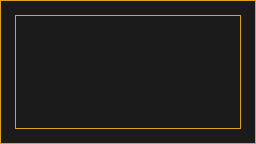

A 2D game scene composited from a Tiled map and its tileset images. What follows is a short description and the map's XML, with each tile layer's data collapsed to a summary:
An orthogonal 16x9 tile map with 16x16 px tiles, 2 tile layers (Background, Walls), 2 tilesets and 4 objects.

<map version="1.0" orientation="orthogonal" renderorder="right-down" width="16" height="9" tilewidth="16" tileheight="16" nextobjectid="37">
 <properties>
  <property name="name" value="Level 1" />
 </properties>
 <tileset firstgid="1" name="Tiles" tilewidth="16" tileheight="16" tilecount="2">
  <tile id="0">
   <image width="16" height="16" source="../dark_tile.png" />
  </tile>
  <tile id="1">
   <image width="16" height="16" source="../light_tile.png" />
  </tile>
 </tileset>
 <tileset firstgid="3" name="tileset" tilewidth="16" tileheight="16" tilecount="64">
  <image source="../tileset.png" width="128" height="128" />
  <tile id="0">
   <properties>
    <property name="blocked" value="true" />
   </properties>
  </tile>
  <tile id="1">
   <properties>
    <property name="blocked" value="true" />
   </properties>
  </tile>
  <tile id="2">
   <properties>
    <property name="blocked" value="true" />
   </properties>
  </tile>
  <tile id="3">
   <properties>
    <property name="blocked" value="true" />
   </properties>
  </tile>
  <tile id="4">
   <properties>
    <property name="blocked" value="true" />
   </properties>
  </tile>
  <tile id="5">
   <properties>
    <property name="blocked" value="true" />
   </properties>
  </tile>
  <tile id="6">
   <properties>
    <property name="blocked" value="true" />
   </properties>
  </tile>
  <tile id="7">
   <properties>
    <property name="blocked" value="true" />
   </properties>
  </tile>
  <tile id="8">
   <properties>
    <property name="blocked" value="true" />
   </properties>
  </tile>
  <tile id="9">
   <properties>
    <property name="blocked" value="true" />
   </properties>
  </tile>
  <tile id="10">
   <properties>
    <property name="blocked" value="true" />
   </properties>
  </tile>
  <tile id="11">
   <properties>
    <property name="blocked" value="true" />
   </properties>
  </tile>
  <tile id="12">
   <properties>
    <property name="blocked" value="true" />
   </properties>
  </tile>
  <tile id="13">
   <properties>
    <property name="blocked" value="true" />
   </properties>
  </tile>
  <tile id="16">
   <properties>
    <property name="blocked" value="true" />
   </properties>
  </tile>
  <tile id="17">
   <properties>
    <property name="blocked" value="true" />
   </properties>
  </tile>
  <tile id="18">
   <properties>
    <property name="blocked" value="true" />
   </properties>
  </tile>
  <tile id="19">
   <properties>
    <property name="blocked" value="true" />
   </properties>
  </tile>
  <tile id="20">
   <properties>
    <property name="blocked" value="true" />
   </properties>
  </tile>
  <tile id="21">
   <properties>
    <property name="blocked" value="true" />
   </properties>
  </tile>
  <tile id="27">
   <properties>
    <property name="blocked" value="true" />
   </properties>
  </tile>
  <tile id="28">
   <properties>
    <property name="blocked" value="true" />
   </properties>
  </tile>
  <tile id="29">
   <properties>
    <property name="blocked" value="true" />
   </properties>
  </tile>
 </tileset>
 <layer name="Background" width="16" height="9">
  <data>[144 cells, 144 non-empty, 1 distinct tile ids]</data>
 </layer>
 <layer name="Walls" width="16" height="9">
  <data>[144 cells, 46 non-empty, 6 distinct tile ids]</data>
 </layer>
 <objectgroup name="Dots">
  <object id="32" x="54.75" y="56.25" width="2" height="2">
   <properties>
    <property name="color" value="red" />
   </properties>
   <ellipse />
  </object>
  <object id="34" x="183.25" y="55.75" width="0.75" height="1.75">
   <properties>
    <property name="color" value="green" />
   </properties>
   <ellipse />
  </object>
  <object id="35" x="232.75" y="103" width="0.75" height="1.75">
   <properties>
    <property name="color" value="red" />
   </properties>
   <ellipse />
  </object>
 </objectgroup>
 <objectgroup name="Spawn">
  <object id="30" x="119.25" y="73" width="1.5" height="1.25" />
 </objectgroup>
</map>
